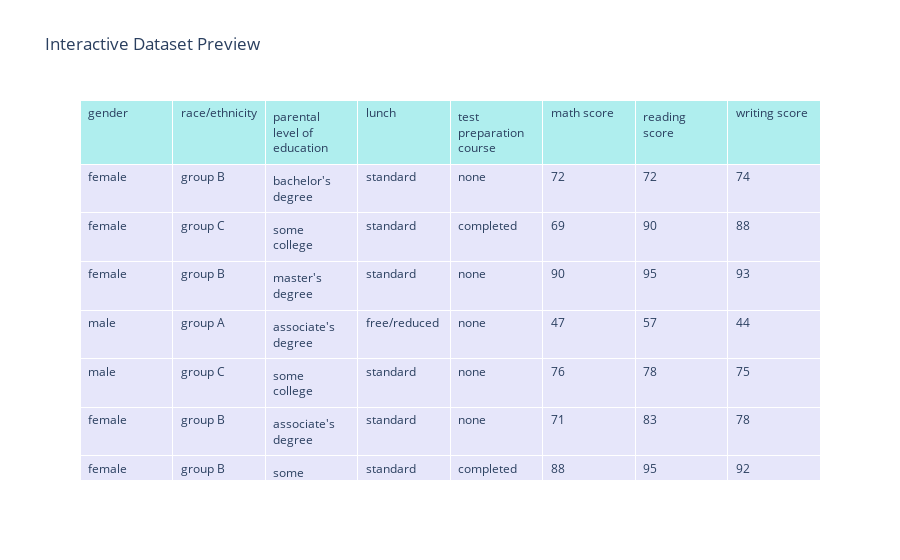

Notebook code for this chart:
### Code cell
%pip install nbformat>=4.2.0

import nbformat  # Ensure nbformat is imported

# Load data
df = pd.read_csv('/Users/ConstiX/Library/Mobile Documents/com~apple~CloudDocs/Career and Academics/Master/Python Bootcamp/StudentsPerformance.csv')
print(f"Dataset size: {df.shape[0]} rows, {df.shape[1]} columns")
print("\nFirst 5 rows of data:")

# Display interactive table
fig = go.Figure(data=[go.Table(
    header=dict(values=list(df.columns),
                fill_color='paleturquoise',
                align='left'),
    cells=dict(values=[df[col] for col in df.columns],
               fill_color='lavender',
               align='left'))
])
fig.update_layout(title="Interactive Dataset Preview")
fig.show()

df.head()

### Figure 1 — Plotly figure (JSON) as saved in the notebook; plotly's stock layout.template omitted (floating-point values rounded to 4 significant figures; data arrays with more than 128 entries replaced by an {"elided": "..."} marker saying what was removed)
{"data": [{"cells": {"align": "left", "fill": {"color": "lavender"}, "values": {"elided": "8x1000 mixed values"}}, "header": {"align": "left", "fill": {"color": "paleturquoise"}, "values": ["gender", "race/ethnicity", "parental level of education", "lunch", "test preparation course", "math score", "reading score", "writing score"]}, "type": "table"}], "layout": {"title": {"text": "Interactive Dataset Preview"}}}
